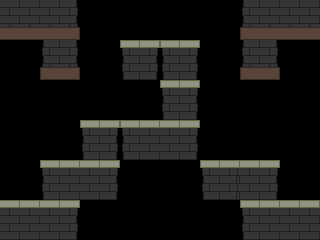

The image is a tile-based game level rendered from a .tmx file. Its description and complete source (layers, tilesets, objects, tile grids) follow:
An orthogonal 8x6 tile map with 40x40 px tiles, 3 tile layers (room, room, room) and 31 objects.

<map version="1.10" tiledversion="1.11.0" orientation="orthogonal" renderorder="right-down" width="8" height="6" tilewidth="40" tileheight="40" infinite="0" nextlayerid="13" nextobjectid="35">
 <editorsettings>
  <export target="tiled.tmj" format="json" />
 </editorsettings>
 <tileset firstgid="1" source="tileset.tsx" />
 <group id="2" name="room1">
  <objectgroup id="3" name="collision">
   <object id="1" x="0" y="0" width="80" height="40" />
   <object id="2" x="240" y="0" width="80" height="40" />
   <object id="3" x="120" y="120" width="80" height="40" />
   <object id="4" x="0" y="200" width="80" height="40" />
   <object id="5" x="240" y="200" width="80" height="40" />
  </objectgroup>
  <layer id="1" name="room" width="8" height="6">
   <data encoding="csv">
10,11,0,0,0,0,9,10,
0,0,0,0,0,0,0,0,
0,0,0,0,0,0,0,0,
0,0,0,1,3,0,0,0,
0,0,0,0,0,0,0,0,
2,3,0,0,0,0,1,2
</data>
  </layer>
  <objectgroup id="4" name="items">
   <object id="6" x="40" y="120">
    <properties>
     <property name="type" value="candle" />
    </properties>
    <point />
   </object>
   <object id="7" x="280" y="120">
    <properties>
     <property name="type" value="candle" />
    </properties>
    <point />
   </object>
   <object id="32" x="160" y="80">
    <properties>
     <property name="type" value="candle" />
    </properties>
    <point />
   </object>
  </objectgroup>
 </group>
 <group id="5" name="room2">
  <objectgroup id="6" name="collision">
   <object id="9" x="0" y="0" width="80" height="40" />
   <object id="10" x="240" y="0" width="80" height="40" />
   <object id="11" x="40" y="160" width="80" height="40" />
   <object id="12" x="0" y="200" width="80" height="40" />
   <object id="13" x="240" y="200" width="80" height="40" />
   <object id="16" x="200" y="160" width="80" height="40" />
   <object id="17" x="40" y="40" width="40" height="40" />
   <object id="19" x="120" y="40" width="40" height="40" />
   <object id="20" x="160" y="80" width="40" height="40" />
   <object id="21" x="240" y="40" width="40" height="40" />
  </objectgroup>
  <layer id="7" name="room" width="8" height="6">
   <data encoding="csv">
10,7,0,0,0,0,5,10,
0,12,0,4,0,0,12,0,
0,0,0,0,4,0,0,0,
0,0,0,0,0,0,0,0,
0,1,3,0,0,1,3,0,
2,7,0,0,0,0,5,2
</data>
  </layer>
  <objectgroup id="8" name="items">
   <object id="14" x="60" y="120">
    <properties>
     <property name="type" value="candle" />
    </properties>
    <point />
   </object>
   <object id="15" x="260" y="120">
    <properties>
     <property name="type" value="candle" />
    </properties>
    <point />
   </object>
   <object id="33" x="160" y="180">
    <properties>
     <property name="type" value="candle" />
    </properties>
    <point />
   </object>
  </objectgroup>
 </group>
 <group id="9" name="room3">
  <objectgroup id="10" name="collision">
   <object id="22" x="0" y="0" width="80" height="40" />
   <object id="23" x="240" y="0" width="80" height="40" />
   <object id="24" x="80" y="120" width="40" height="40" />
   <object id="25" x="0" y="200" width="80" height="40" />
   <object id="26" x="240" y="200" width="80" height="40" />
   <object id="29" x="160" y="40" width="40" height="40" />
   <object id="30" x="200" y="160" width="40" height="40" />
  </objectgroup>
  <layer id="11" name="room" width="8" height="6">
   <data encoding="csv">
10,11,0,0,0,0,9,10,
0,0,0,0,4,0,0,0,
0,0,0,0,0,0,0,0,
0,0,4,0,0,0,0,0,
0,0,0,0,0,4,0,0,
2,3,0,0,0,0,1,2
</data>
  </layer>
  <objectgroup id="12" name="items">
   <object id="27" x="100" y="100">
    <properties>
     <property name="type" value="candle" />
    </properties>
    <point />
   </object>
   <object id="28" x="220" y="140">
    <properties>
     <property name="type" value="candle" />
    </properties>
    <point />
   </object>
   <object id="31" x="180" y="20">
    <properties>
     <property name="type" value="candle" />
    </properties>
    <point />
   </object>
  </objectgroup>
 </group>
</map>